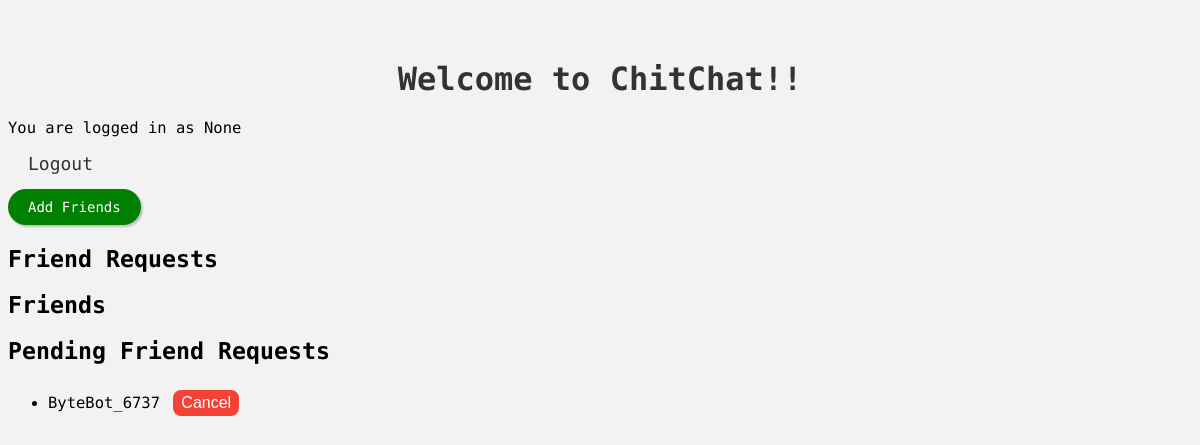
Page / (signed in) on the earlier database version.
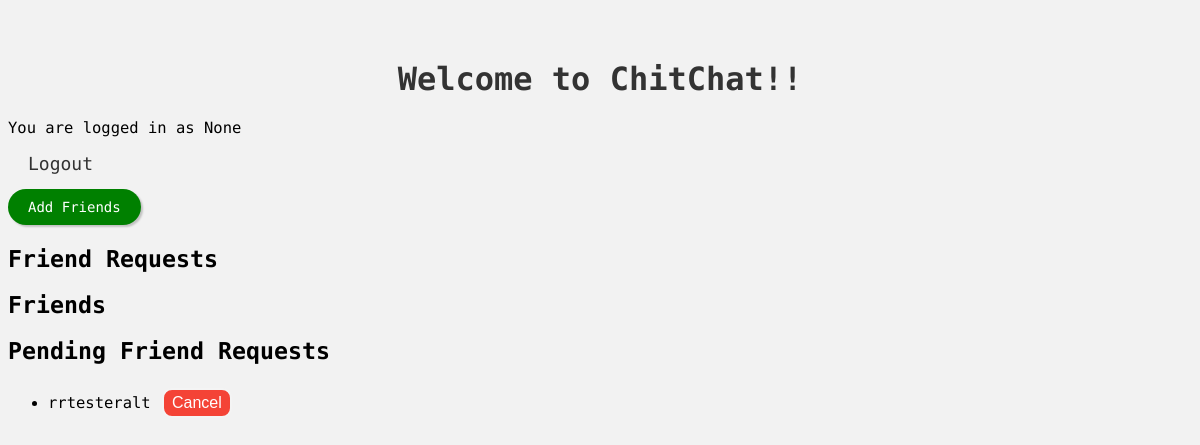
Same page on the later database version.
### app.py (models this page shows, shortened)
class FriendRequest(db.Model):
    __tablename__ = 'friend_requests'
    id = db.Column(db.Integer, primary_key=True)
    sender_id = db.Column(db.Integer, db.ForeignKey('user.id'))
    receiver_id = db.Column(db.Integer, db.ForeignKey('user.id'))
    status = db.Column(db.String(20), default='pending')
    sender = db.relationship('User', foreign_keys=[sender_id])
    receiver = db.relationship('User', foreign_keys=[receiver_id])

class User(db.Model, UserMixin):
    __tablename__ = 'user'
    id = db.Column(db.Integer, primary_key=True)
    email = db.Column(db.String(100), unique=True)
    password = db.Column(db.String(100))
    username = db.Column(db.String(100))
    name = db.Column(db.String(100))
    @property
    def is_active(self):
        return True

### app.py (the view)
@app.route("/")
def home():
    if current_user.is_authenticated:
        friend_requests = FriendRequest.query.filter_by(receiver_id=current_user.id).all()
        pending_friend_requests = FriendRequest.query.filter_by(sender_id=current_user.id, status='pending').all()
        return render_template("home.html", friend_requests=friend_requests, pending_friend_requests=pending_friend_requests)
    else:
        return render_template("home.html")

### app.py (called while the page is built)
@login_manager.user_loader
def load_user(user_id):
    return User.query.get_or_404(user_id)

### templates/home.html (shortened to what this page needs)
<!DOCTYPE html>
<html>
    <head>
        <link rel="stylesheet" type="text/css" href="{{ url_for('static', filename='styles.css') }}">
        <link rel="stylesheet" href="https://cdnjs.cloudflare.com/ajax/libs/font-awesome/5.15.4/css/all.min.css">
    </head>
    <body>
        <h1>Welcome to ChitChat!!
        </h1>
        {% if current_user.is_authenticated %}
        <p>You are logged in as {{current_user.name}}</p>
        <p>
            <a href="{{ url_for('logout') }}">Logout</a>
        </p>
        <button id="add-friends-button" class="add-friends-button">Add Friends</button>
        <h2>Friend Requests</h2>
        <h2>Friends</h2>
        <h2>Pending Friend Requests</h2>
        <ul id="pending-friend-requests">
        {% for friend_request in pending_friend_requests %}
        <li id="friend-request-{{friend_request.id}}">{{friend_request.receiver.username}}
            <button class="cancel-friend-req-btn data-friend-request-id="{{friend_request.id}}">Cancel</button>
        </li>
        {% endfor %}
        </ul>
        {% endif %}
    </body>
</html>

Differences in the rows shown:
changed FriendRequest: receiver.username "ByteBot_6737" → "rrtesteralt"
